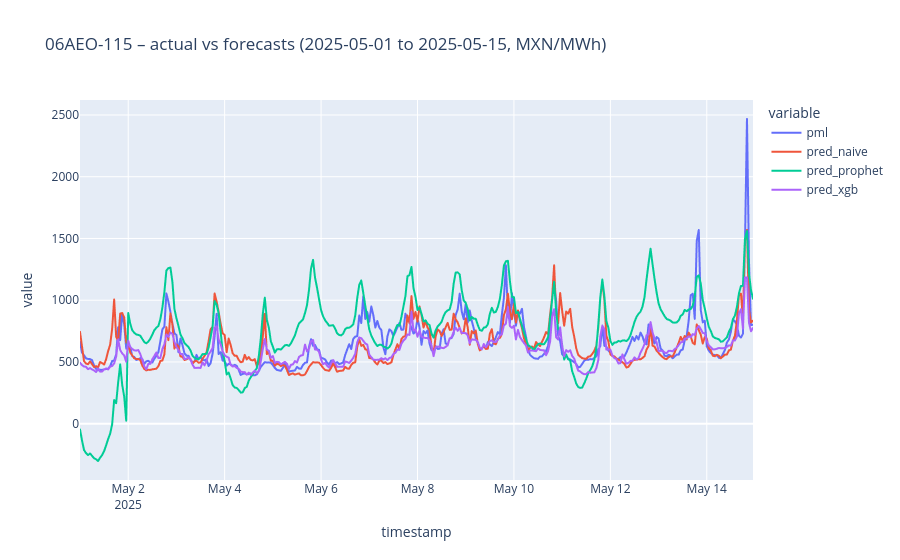
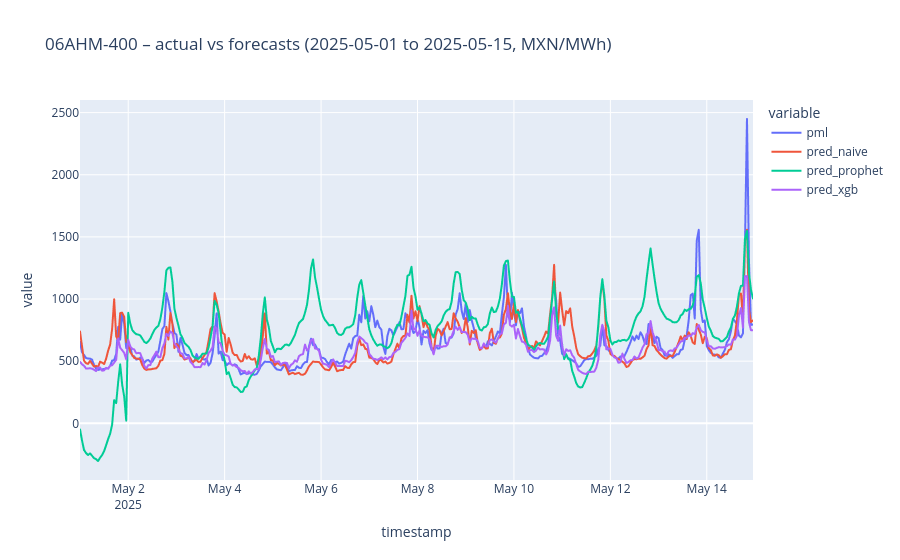
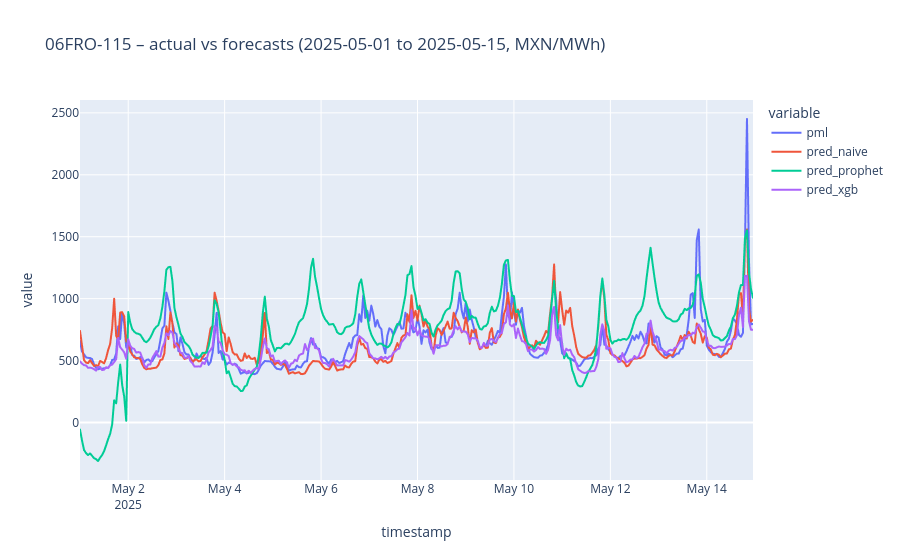
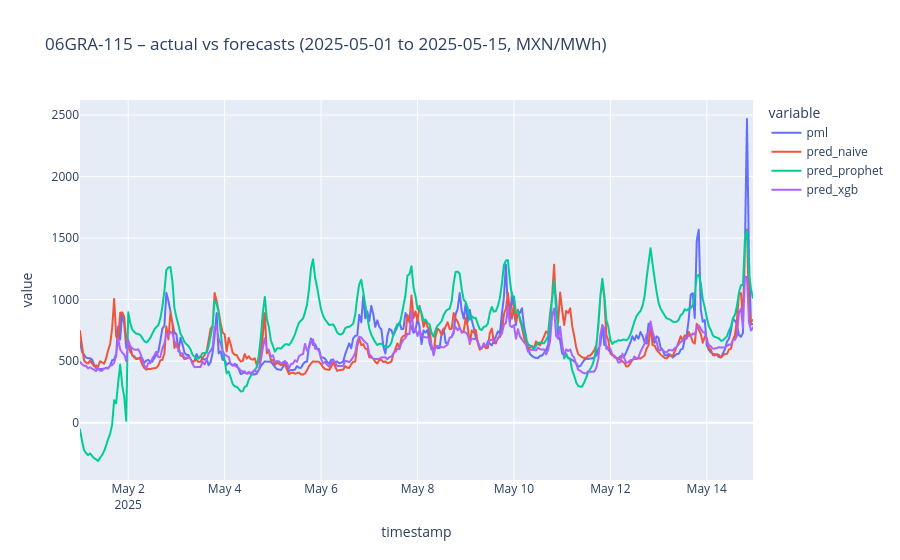

The cell these charts' notebook holds for them, in order:
### Markdown cell above
Prophet is the weakest model, MAE 231.5, 37% worse than the naive baseline, consistently across all nodes. 
Its 80% range contains the real price 99.8% of the time with an average width of about 2,400 MXN/MWh, which is too wide to be useful. 
Two causes, the 2024 heat-wave prices inflate its level and its uncertainty, and its smooth patterns cannot follow day-to-day price changes. Conclusion: in this market, recent prices carry more information than regular patterns.
A model built on regular calendar patterns couldn’t keep up with this market. For a client, recent conditions say more about tomorrow than the time of year does

### Code cell
MODEL_COLS = ["pred_naive", "pred_prophet", "pred_xgb"]

def plot_node(node, start="2025-05-01", end="2025-05-15"):
    w = test[(test["clv_nodo"] == node) & (test["timestamp"] >= start) & (test["timestamp"] < end)]
    return px.line(w, x="timestamp", y=[TARGET] + MODEL_COLS,
                   title=f"{node} – actual vs forecasts ({start} to {end}, MXN/MWh)")

for node in sorted(cfg["nodes"]):
    plot_node(node).show()

### Figure 1 — Plotly figure (JSON) as saved in the notebook; plotly's stock layout.template omitted (floating-point values rounded to 4 significant figures; data arrays with more than 128 entries replaced by an {"elided": "..."} marker saying what was removed)
{"data": [{"hovertemplate": "variable=pml<br>timestamp=%{x}<br>value=%{y}<extra></extra>", "legendgroup": "pml", "line": {"color": "#636efa", "dash": "solid"}, "marker": {"symbol": "circle"}, "mode": "lines", "name": "pml", "showlegend": true, "type": "scattergl", "x": {"elided": "336 str values"}, "xaxis": "x", "y": {"elided": "336 float values"}, "yaxis": "y"}, {"hovertemplate": "variable=pred_naive<br>timestamp=%{x}<br>value=%{y}<extra></extra>", "legendgroup": "pred_naive", "line": {"color": "#EF553B", "dash": "solid"}, "marker": {"symbol": "circle"}, "mode": "lines", "name": "pred_naive", "showlegend": true, "type": "scattergl", "x": {"elided": "336 str values"}, "xaxis": "x", "y": {"elided": "336 float values"}, "yaxis": "y"}, {"hovertemplate": "variable=pred_prophet<br>timestamp=%{x}<br>value=%{y}<extra></extra>", "legendgroup": "pred_prophet", "line": {"color": "#00cc96", "dash": "solid"}, "marker": {"symbol": "circle"}, "mode": "lines", "name": "pred_prophet", "showlegend": true, "type": "scattergl", "x": {"elided": "336 str values"}, "xaxis": "x", "y": {"elided": "336 float values"}, "yaxis": "y"}, {"hovertemplate": "variable=pred_xgb<br>timestamp=%{x}<br>value=%{y}<extra></extra>", "legendgroup": "pred_xgb", "line": {"color": "#ab63fa", "dash": "solid"}, "marker": {"symbol": "circle"}, "mode": "lines", "name": "pred_xgb", "showlegend": true, "type": "scattergl", "x": {"elided": "336 str values"}, "xaxis": "x", "y": {"elided": "336 float values"}, "yaxis": "y"}], "layout": {"legend": {"title": {"text": "variable"}, "tracegroupgap": 0}, "title": {"text": "06AEO-115 – actual vs forecasts (2025-05-01 to 2025-05-15, MXN/MWh)"}, "xaxis": {"anchor": "y", "domain": [0, 1], "title": {"text": "timestamp"}}, "yaxis": {"anchor": "x", "domain": [0, 1], "title": {"text": "value"}}}}

### Figure 2 — Plotly figure (JSON) as saved in the notebook; plotly's stock layout.template omitted (floating-point values rounded to 4 significant figures; data arrays with more than 128 entries replaced by an {"elided": "..."} marker saying what was removed)
{"data": [{"hovertemplate": "variable=pml<br>timestamp=%{x}<br>value=%{y}<extra></extra>", "legendgroup": "pml", "line": {"color": "#636efa", "dash": "solid"}, "marker": {"symbol": "circle"}, "mode": "lines", "name": "pml", "showlegend": true, "type": "scattergl", "x": {"elided": "336 str values"}, "xaxis": "x", "y": {"elided": "336 float values"}, "yaxis": "y"}, {"hovertemplate": "variable=pred_naive<br>timestamp=%{x}<br>value=%{y}<extra></extra>", "legendgroup": "pred_naive", "line": {"color": "#EF553B", "dash": "solid"}, "marker": {"symbol": "circle"}, "mode": "lines", "name": "pred_naive", "showlegend": true, "type": "scattergl", "x": {"elided": "336 str values"}, "xaxis": "x", "y": {"elided": "336 float values"}, "yaxis": "y"}, {"hovertemplate": "variable=pred_prophet<br>timestamp=%{x}<br>value=%{y}<extra></extra>", "legendgroup": "pred_prophet", "line": {"color": "#00cc96", "dash": "solid"}, "marker": {"symbol": "circle"}, "mode": "lines", "name": "pred_prophet", "showlegend": true, "type": "scattergl", "x": {"elided": "336 str values"}, "xaxis": "x", "y": {"elided": "336 float values"}, "yaxis": "y"}, {"hovertemplate": "variable=pred_xgb<br>timestamp=%{x}<br>value=%{y}<extra></extra>", "legendgroup": "pred_xgb", "line": {"color": "#ab63fa", "dash": "solid"}, "marker": {"symbol": "circle"}, "mode": "lines", "name": "pred_xgb", "showlegend": true, "type": "scattergl", "x": {"elided": "336 str values"}, "xaxis": "x", "y": {"elided": "336 float values"}, "yaxis": "y"}], "layout": {"legend": {"title": {"text": "variable"}, "tracegroupgap": 0}, "title": {"text": "06AHM-400 – actual vs forecasts (2025-05-01 to 2025-05-15, MXN/MWh)"}, "xaxis": {"anchor": "y", "domain": [0, 1], "title": {"text": "timestamp"}}, "yaxis": {"anchor": "x", "domain": [0, 1], "title": {"text": "value"}}}}

### Figure 3 — Plotly figure (JSON) as saved in the notebook; plotly's stock layout.template omitted (floating-point values rounded to 4 significant figures; data arrays with more than 128 entries replaced by an {"elided": "..."} marker saying what was removed)
{"data": [{"hovertemplate": "variable=pml<br>timestamp=%{x}<br>value=%{y}<extra></extra>", "legendgroup": "pml", "line": {"color": "#636efa", "dash": "solid"}, "marker": {"symbol": "circle"}, "mode": "lines", "name": "pml", "showlegend": true, "type": "scattergl", "x": {"elided": "336 str values"}, "xaxis": "x", "y": {"elided": "336 float values"}, "yaxis": "y"}, {"hovertemplate": "variable=pred_naive<br>timestamp=%{x}<br>value=%{y}<extra></extra>", "legendgroup": "pred_naive", "line": {"color": "#EF553B", "dash": "solid"}, "marker": {"symbol": "circle"}, "mode": "lines", "name": "pred_naive", "showlegend": true, "type": "scattergl", "x": {"elided": "336 str values"}, "xaxis": "x", "y": {"elided": "336 float values"}, "yaxis": "y"}, {"hovertemplate": "variable=pred_prophet<br>timestamp=%{x}<br>value=%{y}<extra></extra>", "legendgroup": "pred_prophet", "line": {"color": "#00cc96", "dash": "solid"}, "marker": {"symbol": "circle"}, "mode": "lines", "name": "pred_prophet", "showlegend": true, "type": "scattergl", "x": {"elided": "336 str values"}, "xaxis": "x", "y": {"elided": "336 float values"}, "yaxis": "y"}, {"hovertemplate": "variable=pred_xgb<br>timestamp=%{x}<br>value=%{y}<extra></extra>", "legendgroup": "pred_xgb", "line": {"color": "#ab63fa", "dash": "solid"}, "marker": {"symbol": "circle"}, "mode": "lines", "name": "pred_xgb", "showlegend": true, "type": "scattergl", "x": {"elided": "336 str values"}, "xaxis": "x", "y": {"elided": "336 float values"}, "yaxis": "y"}], "layout": {"legend": {"title": {"text": "variable"}, "tracegroupgap": 0}, "title": {"text": "06FRO-115 – actual vs forecasts (2025-05-01 to 2025-05-15, MXN/MWh)"}, "xaxis": {"anchor": "y", "domain": [0, 1], "title": {"text": "timestamp"}}, "yaxis": {"anchor": "x", "domain": [0, 1], "title": {"text": "value"}}}}

### Figure 4 — Plotly figure (JSON) as saved in the notebook; plotly's stock layout.template omitted (floating-point values rounded to 4 significant figures; data arrays with more than 128 entries replaced by an {"elided": "..."} marker saying what was removed)
{"data": [{"hovertemplate": "variable=pml<br>timestamp=%{x}<br>value=%{y}<extra></extra>", "legendgroup": "pml", "line": {"color": "#636efa", "dash": "solid"}, "marker": {"symbol": "circle"}, "mode": "lines", "name": "pml", "showlegend": true, "type": "scattergl", "x": {"elided": "336 str values"}, "xaxis": "x", "y": {"elided": "336 float values"}, "yaxis": "y"}, {"hovertemplate": "variable=pred_naive<br>timestamp=%{x}<br>value=%{y}<extra></extra>", "legendgroup": "pred_naive", "line": {"color": "#EF553B", "dash": "solid"}, "marker": {"symbol": "circle"}, "mode": "lines", "name": "pred_naive", "showlegend": true, "type": "scattergl", "x": {"elided": "336 str values"}, "xaxis": "x", "y": {"elided": "336 float values"}, "yaxis": "y"}, {"hovertemplate": "variable=pred_prophet<br>timestamp=%{x}<br>value=%{y}<extra></extra>", "legendgroup": "pred_prophet", "line": {"color": "#00cc96", "dash": "solid"}, "marker": {"symbol": "circle"}, "mode": "lines", "name": "pred_prophet", "showlegend": true, "type": "scattergl", "x": {"elided": "336 str values"}, "xaxis": "x", "y": {"elided": "336 float values"}, "yaxis": "y"}, {"hovertemplate": "variable=pred_xgb<br>timestamp=%{x}<br>value=%{y}<extra></extra>", "legendgroup": "pred_xgb", "line": {"color": "#ab63fa", "dash": "solid"}, "marker": {"symbol": "circle"}, "mode": "lines", "name": "pred_xgb", "showlegend": true, "type": "scattergl", "x": {"elided": "336 str values"}, "xaxis": "x", "y": {"elided": "336 float values"}, "yaxis": "y"}], "layout": {"legend": {"title": {"text": "variable"}, "tracegroupgap": 0}, "title": {"text": "06GRA-115 – actual vs forecasts (2025-05-01 to 2025-05-15, MXN/MWh)"}, "xaxis": {"anchor": "y", "domain": [0, 1], "title": {"text": "timestamp"}}, "yaxis": {"anchor": "x", "domain": [0, 1], "title": {"text": "value"}}}}
